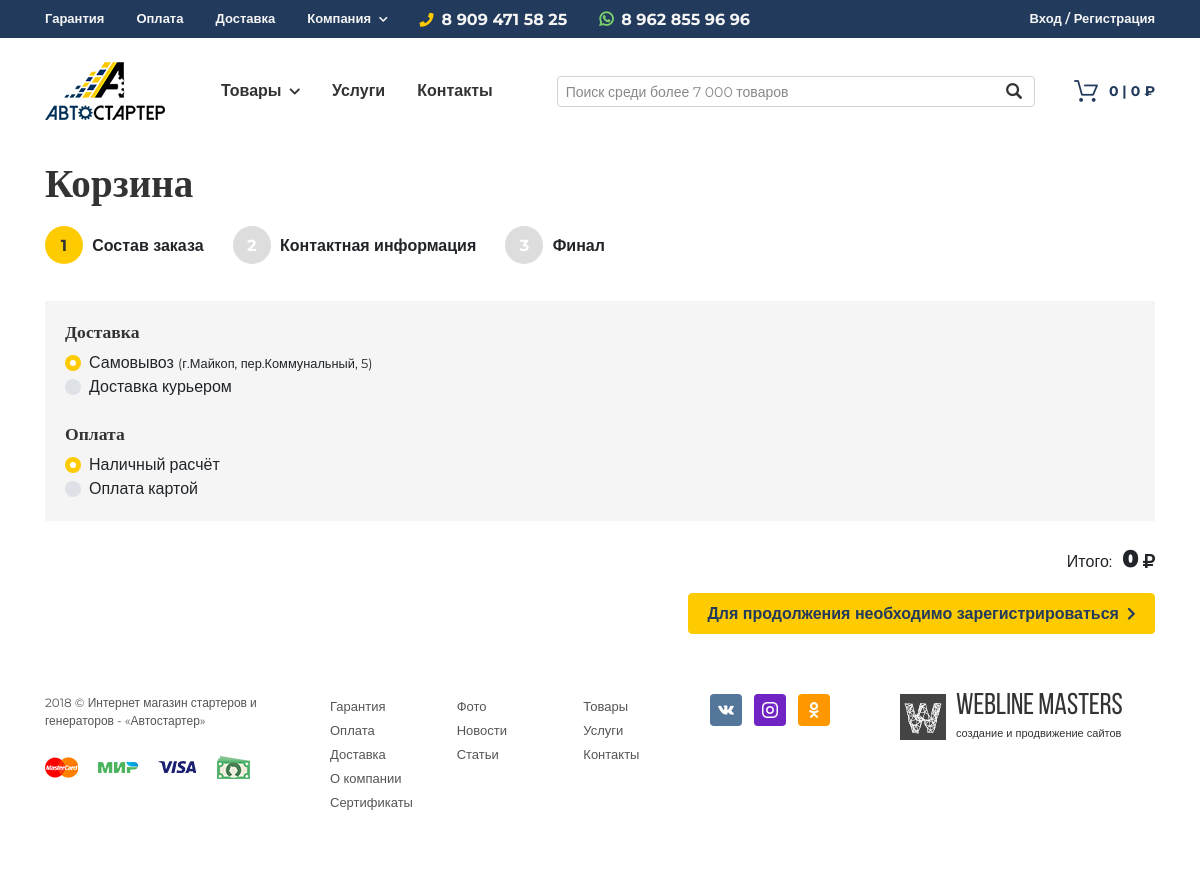
Screenshot of /orders/cart/ with the database file from the repository.
### landing/models.py (models this page shows, shortened)
class TopMenuPoint(models.Model):
    point = models.ForeignKey(FlatPage, on_delete=models.CASCADE, verbose_name='Страница')
    my_order = models.PositiveIntegerField(default=0, blank=False, null=False, verbose_name='Сортировка')
    class Meta:
        verbose_name = 'Пункт верхнего меню'
        verbose_name_plural = 'Пункты верхнего меню'
        ordering = ['my_order']

### contacts/models.py (models this page shows, shortened)
class Phone(models.Model):
    contact = models.ForeignKey('Contact', on_delete=models.CASCADE, verbose_name='Контакт', related_name='phones')
    phone = models.CharField(max_length=20, verbose_name='Телефон', null=True)
    class Meta:
        verbose_name = 'Телефон'
        verbose_name_plural = 'Телефоны'

class Messenger(models.Model):
    name = models.CharField(max_length=250, verbose_name='Название мессенджера')
    contact = models.ForeignKey('Contact', on_delete=models.CASCADE, verbose_name='Контакт', related_name='messengers')
    number = models.CharField(max_length=20, verbose_name='Номер', null=True)
    class Meta:
        verbose_name = 'Мессенджер'
        verbose_name_plural = 'Мессенджеры'

class SocialLink(models.Model):
    contact = models.ForeignKey('Contact', on_delete=models.CASCADE, verbose_name='Контакт', related_name='social_links')
    name = models.CharField(max_length=250, verbose_name='Название социальной сети')
    social_link = models.URLField(max_length=250, verbose_name='Ссылка')
    class Meta:
        verbose_name = 'Социальная сеть'
        verbose_name_plural = 'Социальные сети'

### orders/models.py (models this page shows, shortened)
class Delivery(models.Model):
    name = models.CharField(max_length=250, verbose_name='Название')
    address = models.CharField(max_length=250, verbose_name='Адресс', default='', null=True, blank=True)
    class Meta:
        verbose_name = 'Способ доставки'
        verbose_name_plural = 'Способы доставки'

### orders/views.py (the view)
# urls.py: path('cart/', views.cart, name='cart'),
def cart(request):
    delivery_address = Delivery.objects.get(id=1).address
    dandp = DandP(request)
    delivery = int(dandp.dandp['delivery'])
    payment = int(dandp.dandp['payment'])
    context = {
        'delivery': delivery,
        'payment': payment,
        'delivery_address': delivery_address,
    }
    return render(request, 'orders/cart.html', context)

### templates/orders/cart.html (shortened to what this page needs)
{% extends 'base.html' %}
{% load imagefit %}
{% block content %}
    <div class="container">
        <h1 class="mt-0">Корзина</h1>
        <div class="cart-step active">
            <label>1</label>
            <span>Состав заказа</span>
        </div>
        <div class="cart-step">
            <label>2</label>
            <span>Контактная информация</span>
        </div>
        <div class="cart-step">
            <label>3</label>
            <span>Финал</span>
        </div>
        <form action="{% url 'contact_info' %}" method="POST">
            <div class="delivery">
                <h4 class="mt-0">Доставка</h4>
                {% if delivery == 0 %}
                    <div class="custom-control custom-radio">
                        <label class="custom-control-label" for="customRadio1">Самовывоз <small>(<span>{{ delivery_address }}</span>)</small></label>
                    </div>
                    <div class="custom-control custom-radio">
                        <label class="custom-control-label" for="customRadio2">Доставка курьером</label>
                    </div>
                {% endif %}
                <h4 class="mt-4">Оплата</h4>
                {% if payment == 0 %}
                    <div class="custom-control custom-radio">
                        <label class="custom-control-label" for="customRadio3">Наличный расчёт</label>
                    </div>
                    <div class="custom-control custom-radio">
                        <label class="custom-control-label" for="customRadio4">Оплата картой</label>
                    </div>
                {% endif %}
            </div>
            <div class="cart-total text-right mb-3">
                Итого:<span class="total-price">{{ cart.get_total_price }}</span> <i class="fas fa-ruble-sign"></i>
            </div>
            {% if user.is_authenticated %}
                {% if cart_len %}
                    <div class="d-flex justify-content-end"><button type="submit" class="btn btn-primary">продолжить<i class="fas fa-chevron-right fa-sm i-post"></i></button></div>
                {% endif %}
            {% else %}
                <div class="d-flex justify-content-end"><a href="{% url 'signup' %}" class="btn btn-primary">Для продолжения необходимо зарегистрироваться<i class="fas fa-chevron-right fa-sm i-post"></i></a></div>
            {% endif %}
        </form>
    </div>
{% endblock %}

### templates/base.html (shortened to what this page needs)
{% load static %}
<!doctype html>
<html lang="ru">
    <head>
        <link rel="stylesheet" href="{% static 'css/bootstrap.min.css' %}">
        <link rel="stylesheet" href="https://use.fontawesome.com/releases/v5.6.3/css/all.css">
        <link rel="stylesheet" href="{% static 'css/smartphoto.min.css' %}">
        <link rel="stylesheet" href="{% static 'css/style.css' %}">
    </head>
    <body>
        <nav class="navbar navbar-expand-lg navbar-dark bg-secondary d-none d-lg-block">
            <div class="container">
                <div class="collapse navbar-collapse">
                    <ul class="navbar-nav">
                        {% for point in main_points %}
                            <li class="nav-item">
                                <a class="nav-link" href="{{ point.point.url }}">{{ point.point.title }}</a>
                            </li>
                        {% endfor %}
                        <li class="nav-item dropdown">
                            <a class="nav-link dropdown-toggle" href="#">
                                Компания<i class="fas fa-chevron-down fa-xs i-post"></i>
                            </a>
                        </li>
                    </ul>
                    <span class="navbar-text">
                        <i class="fas fa-phone i-pre fa-sm" style="color:#fecb00;"></i>{{ phone.phone }}
                    </span>
                    <span class="navbar-text">
                        <i class="fab fa-whatsapp i-pre" style="color:#7ad06d;"></i>{{ messenger.number }}
                    </span>
                    <ul class="navbar-nav ml-auto">
                        {% if user.is_authenticated %}
                            <li class="nav-item dropdown">
                                <a class="nav-link dropdown-toggle" href="{% url 'profile' %}">
                                    <i class="fas fa-user i-pre" style="color:#fecb00;"></i>{{ user.username }}<i class="fas fa-chevron-down fa-xs i-post"></i>
                                </a>
                                <div class="dropdown-menu pt-3">
                                    <a class="dropdown-item" href="{% url 'profile' %}">Профиль</a>
                                    <a class="dropdown-item" href="{% url 'orders' %}">Заказы</a>
                                    <div class="dropdown-divider"></div>
                                    <a class="dropdown-item" href="{% url 'signout' %}">Выход</a>
                                </div>
                            </li>
                        {% else %}
                            <li class="nav-item">
                                <a class="nav-link" href="{% url 'signin' %}">Вход / Регистрация</a>
                            </li>
                        {% endif %}
                    </ul>
                </div>
            </div>
        </nav>
        <nav class="navbar navbar-expand-lg navbar-light sticky mb-3">
            <div class="container">
                <a class="navbar-brand" href="{% url 'index' %}">
                    <img src="{% static 'images/logo-header.png' %}" alt="" class="top-logo d-lg-block d-none">
                </a>
                <div class="collapse navbar-collapse">
                    <ul class="navbar-nav mx-0 mx-xl-4">
                        <li class="nav-item dropdown dropdown-mega">
                            <a class="nav-link dropdown-toggle" href="#" role="button" data-toggle="dropdown">
                                Товары<i class="fas fa-chevron-down fa-xs i-post"></i>
                            </a>
                        </li>
                        <li class="nav-item">
                            <a class="nav-link" href="{% url 'catalog' %}">Услуги</a>
                        </li>
                        <li class="nav-item">
                            <a class="nav-link" href="{% url 'contacts' %}">Контакты</a>
                        </li>
                    </ul>
                    <form class="input-group input-group-sm input-search mx-0 mx-xl-4" action="{% url 'search_products' %}">
                        <input type="text" name="query" class="form-control is-mouse-focused" value="{{ request.GET.query }}" placeholder="Поиск среди более 7 000 товаров">
                        <div class="input-group-append">
                            <button class="btn is-mouse-focused" type="submit"></button>
                        </div>
                    </form>
                    <ul class="navbar-nav">
                        <li class="nav-item">
                            <a class="cart-info nav-link have-icon cart-link i-cart mr-0" href="{% url 'cart' %}">{{ cart_len }} | {{ cart.get_total_price }} ₽</a>
                        </li>
                    </ul>
                </div>
            </div>
        </nav>
        {% block content %}{% endblock %}
        <footer class="footer">
            <div class="container">
                <div class="row">
                    <div class="col-xl-3 col-md-6">
                        <p class="footer-company-name">2018 © Интернет магазин стартеров и генераторов - «Автостартер»</p>
                        <ul class="list-inline list-payments">
                            <li class="list-inline-item">
                                <a href="#" title="">
                                    <img src="{% static 'images/i-p1.png' %}" alt="...">
                                </a>
                            </li>
                            <li class="list-inline-item">
                                <a href="#" title="">
                                    <img src="{% static 'images/i-p2.png' %}" alt="...">
                                </a>
                            </li>
                            <li class="list-inline-item">
                                <a href="#" title="">
                                    <img src="{% static 'images/i-p3.png' %}" alt="...">
                                </a>
                            </li>
                            <li class="list-inline-item">
                                <a href="#" title="">
                                    <img src="{% static 'images/i-p4.png' %}" alt="...">
                                </a>
                            </li>
                        </ul>
                    </div>
                    <div class="col-xl-4 col-md-6">
                        <div class="row">
                            <div class="col-sm-4">
                                <ul class="list-unstyled">
                                    {% for point in main_points %}
                                        <li><a href="{{ point.point.url }}" title="">{{ point.point.title }}</a></li>
                                    {% endfor %}
                                    {% for point in drop_points %}
                                        <li><a href="{{ point.point.url }}" title="">{{ point.point.title }}</a></li>
                                    {% endfor %}
                                </ul>
                            </div>
                            <div class="col-sm-4">
                                <ul class="list-unstyled">
                                    <li><a href="{% url 'gallery' %}" title="">Фото</a></li>
                                    <li><a href="{% url 'news' %}" title="">Новости</a></li>
                                    <li><a href="{% url 'articles' %}" title="">Статьи</a></li>
                                </ul>
                            </div>
                            <div class="col-sm-4">
                                <ul class="list-unstyled">
                                    <li><a href="{% url 'catalog' %}" title="">Товары</a></li>
                                    <li><a href="{% url 'catalog' %}" title="">Услуги</a></li>
                                    <li><a href="{% url 'contacts' %}" title="">Контакты</a></li>
                                </ul>
                            </div>
                        </div>
                    </div>
                    <div class="col-xl-2 col-md-6">
                        <ul class="list-inline">
                            {% for social_link in social_links %}
                            <li class="list-inline-item">
                                <a href="{{ social_link.social_link }}" target="_blank" title="" class="footer-social {{ social_link.name }}"></a>
                            </li>
                            {% endfor %}
                        </ul>
                    </div>
                    <div class="col-xl-3 col-md-6">
                        <a class="devlogo" href="http://wlms.info" target="_blank">
                            <img src="{% static 'images/devlogo.png' %}" alt="...">
                            <div class="devlogo-text">
                                <span>Webline Masters</span>
                                <span>создание и продвижение сайтов</span>
                            </div>
                        </a>
                    </div>
                </div>
            </div>
        </footer>
    </body>
</html>

### rows the page displays
TopMenuPoint: point "Гарантия"
TopMenuPoint: point "Оплата"
TopMenuPoint: point "Доставка"
Phone: phone "8 909 471 58 25"
Messenger: number "8 962 855 96 96"
Delivery: address "г.Майкоп, пер.Коммунальный, 5"
TopMenuPoint: point "О компании"
TopMenuPoint: point "Сертификаты"
SocialLink: shows a picture
SocialLink: shows a picture
SocialLink: shows a picture

### other values shown
{{ cart_len }} "0"
{{ cart.get_total_price }} "0"
